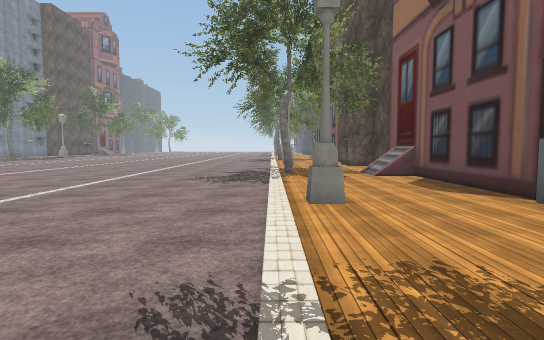
view 1 (above)

17 first-person views from a walk through a scene from a Unity 3-D project. The camera is 1.3 m above the floor, tilts 4° down and sees 80° across. The floor is counted in squares, 2 m on a side. Each view is taken from the middle of a square. On the plan, view 1 faces up. The plan holds only what a view shows up to about 10 squares ahead; the rest is blank. The place goes on beyond the plan. Some surface patterns are stand-ins.

view 2
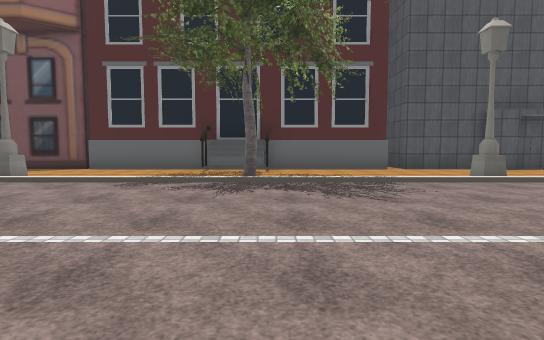

view 3
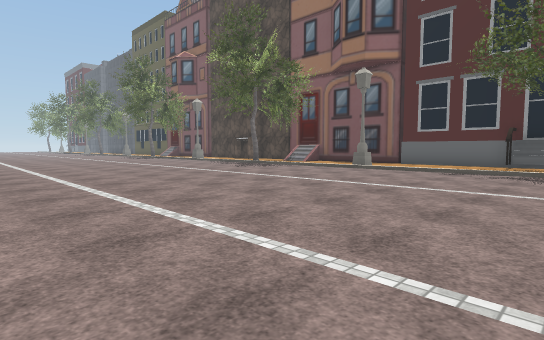

view 4
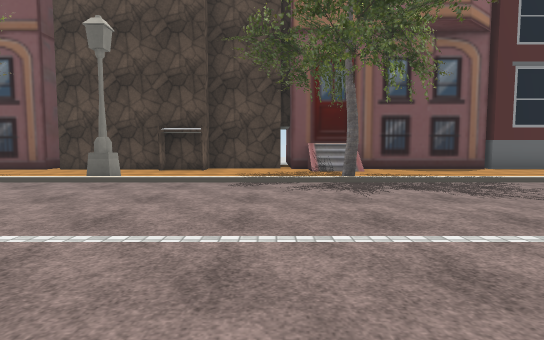

view 5
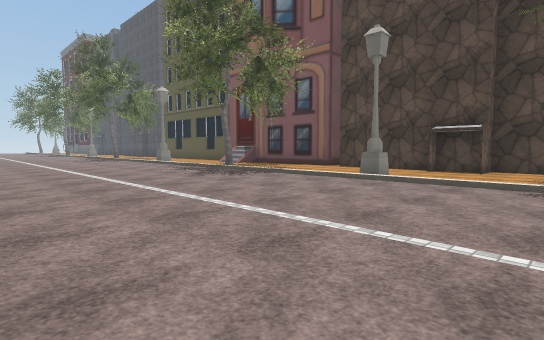

view 6
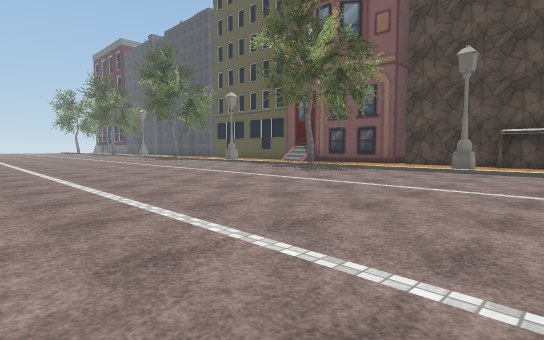

view 7
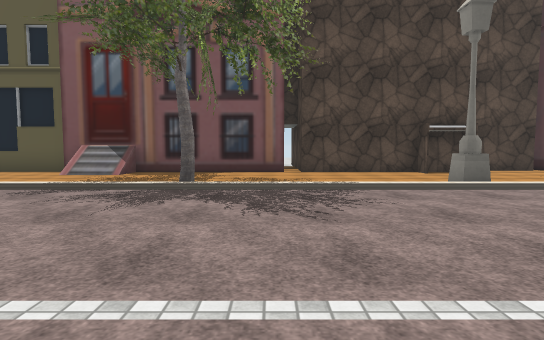

view 8
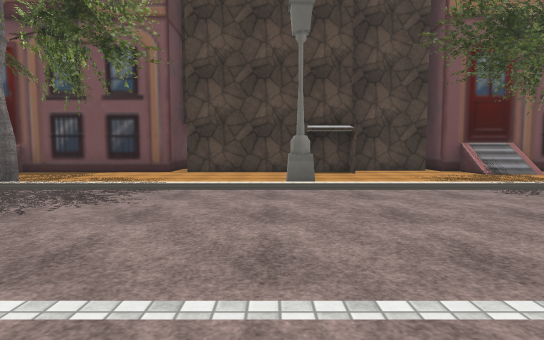

view 9
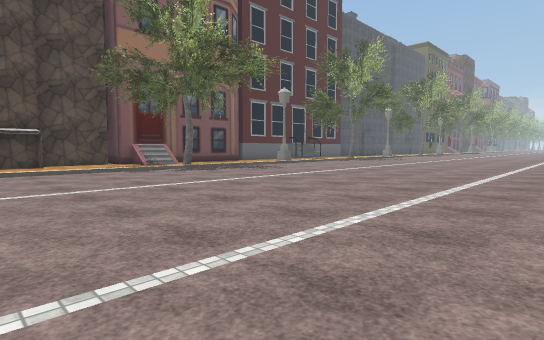

view 10
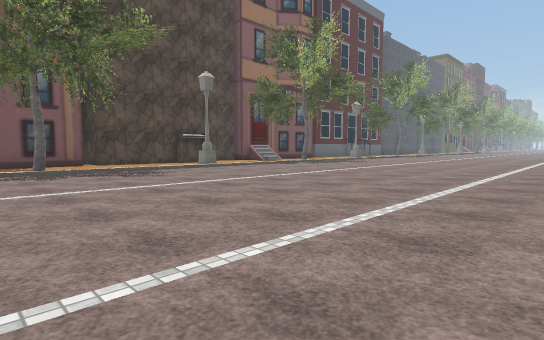

view 11
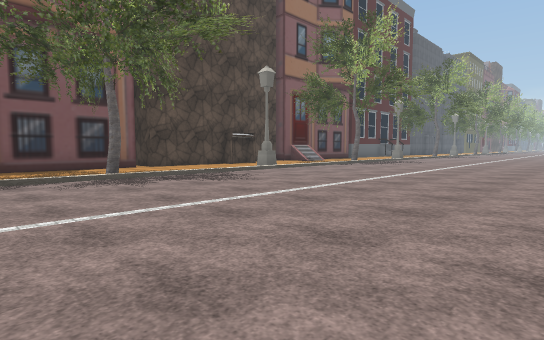

view 12
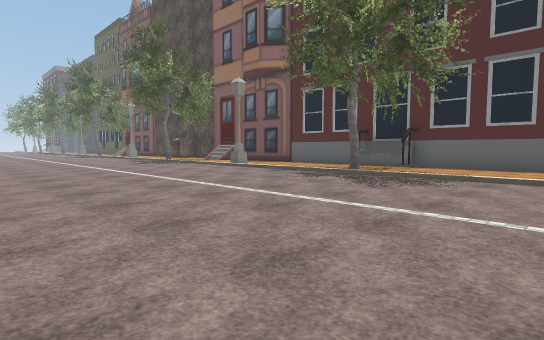

view 13
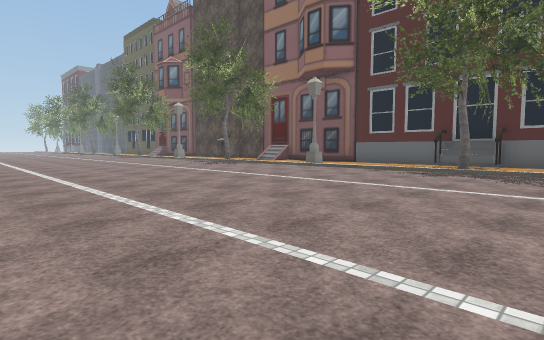

view 14
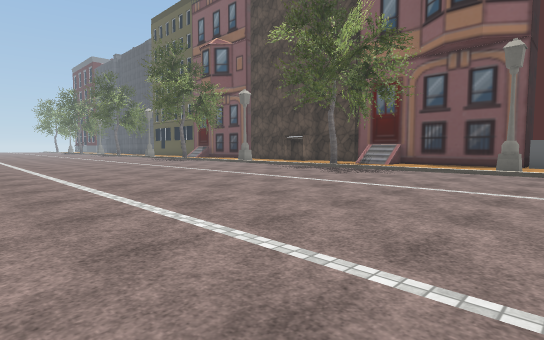

view 15
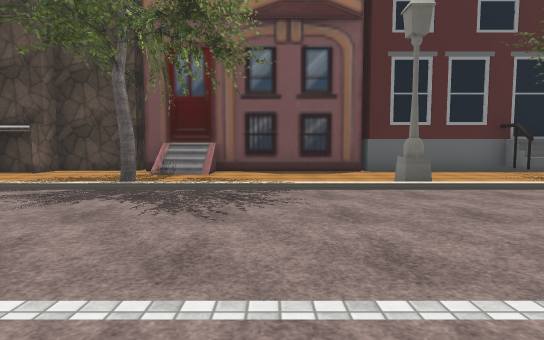

view 16
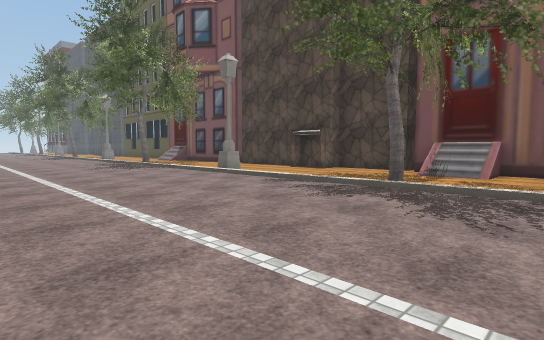

view 17
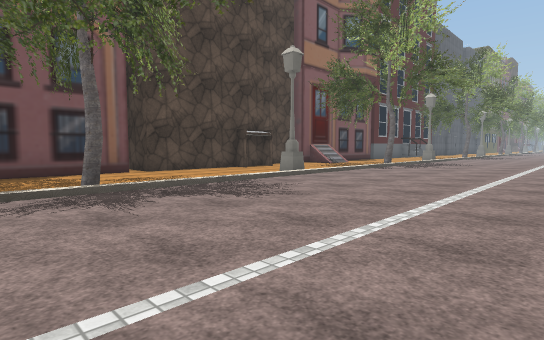

### Floor plan
Key: @ floor where view 1 was taken; # wall or solid block; . floor; / step, stairs or slope; H house; T tree; L lamp.
Columns run from 9 left of view 1 to 5 right of it. Each row starts with its distance up from view 1.
 22  ......../../#
 21 ........./...#
 20 ........./#..#
 19 .........T...##
 18 ........./...H#
 17 ........./...##
 16 ........./...#
 15 ........./L..#
 14 ........./..##
 13 ........./..##
 12 ........./...#
 11 ........./...##
 10 ........./#./H#
  9  ........T../##
  8 ........./...#
  7 ........./...#
  6 ........./...#
  5 ........./L..#
  4 ........./...#
  3 ........./...#
  2 ........./...#
  1 ........./..##
  0 .........@#.##
 -1 .........T .##
 -2 ........./ ..#
 -3 ........./ ..#
 -4   ......./ ..#
 -5   ......./L..#

Where each view was taken, in squares from view 1:
view 1: 0 up, 0 right, facing up
view 2: 1 down, 6 left, facing right
view 3: 1 down, 9 left, facing up-right
view 4: 11 up, 6 left, facing right
view 5: 11 up, 6 left, facing up-right
view 6: 12 up, 9 left, facing up-right
view 7: 18 up, 5 left, facing right
view 8: 15 up, 5 left, facing right
view 9: 15 up, 9 left, facing down-right
view 10: 21 up, 9 left, facing down-right
view 11: 22 up, 7 left, facing down-right
view 12: 5 down, 7 left, facing up-right
view 13: 3 down, 9 left, facing up-right
view 14: 3 up, 9 left, facing up-right
view 15: 7 up, 5 left, facing right
view 16: 7 up, 5 left, facing up-right
view 17: 21 up, 5 left, facing down-right
